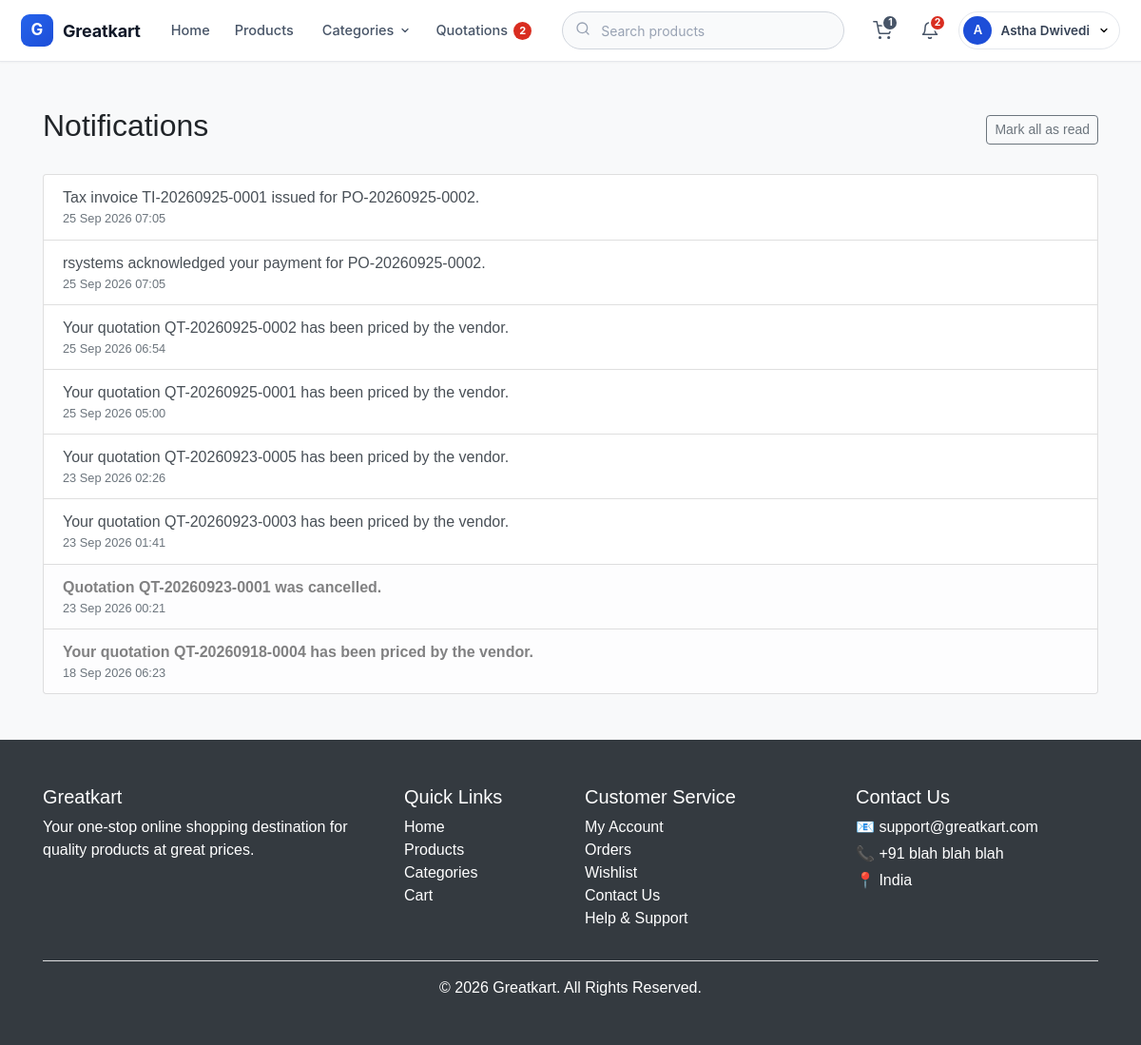
The app's page /notifications/ (signed in) with its own data.
### accounts/models.py (models this page shows, shortened)
class Account(AbstractUser):
    full_name = models.CharField(max_length=100)
    email = models.EmailField(unique=True)
    phone = models.CharField(max_length=15)
    is_verified = models.BooleanField(default=False)
    groups = models.ManyToManyField(
        'auth.Group',
        blank=True,
        related_name='account_set',
        related_query_name='account',
    )
    user_permissions = models.ManyToManyField(
        'auth.Permission',
        blank=True,
        related_name='account_set',
        related_query_name='account',
    )

### notifications/models.py (models this page shows, shortened)
class Notification(models.Model):
    recipient = models.ForeignKey(
        settings.AUTH_USER_MODEL,
        on_delete=models.CASCADE,
        related_name='notifications'
    )
    message = models.CharField(max_length=255)
    link = models.CharField(max_length=255, blank=True)
    is_read = models.BooleanField(default=False)
    created_at = models.DateTimeField(auto_now_add=True)
    class Meta:
        ordering = ['-created_at']

### notifications/views.py (the view)
# urls.py: path('', views.notification_list, name='notification_list'),
@login_required(login_url='login')
def notification_list(request):
    notifications = Notification.objects.filter(recipient=request.user)
    return render(
        request,
        'notifications/notification_list.html',
        {'notifications': notifications}
    )

### accounts/context_processors.py (called while the page is built, shortened)
def user_role(request):
    context = {
        'pending_activation': request.session.get('pending_activation'),
    }
    vendor = get_vendor(request)
    context.update({
        'is_vendor_account': vendor is not None,
        'vendor_profile': vendor,
        'quotes_url_name': 'quote_list_vendor' if vendor else 'quote_list_buyer',
        'account_home_url': 'vendor_details' if vendor else 'details',
        'dashboard_url_name': 'vendor_dashboard' if vendor else 'dashboard',
        'logout_url_name': 'vendor_logout' if vendor else 'logout',
        'is_email_verified': request.user.is_verified,
    })
    return context

### accounts/utils.py (called while the page is built)
def get_vendor(request):
    user = getattr(request, 'user', None)
    if user is None or not user.is_authenticated:
        return None
    if not hasattr(request, '_vendor_profile'):
        request._vendor_profile = VendorProfile.objects.filter(
            account=user
        ).first()
    return request._vendor_profile

### notifications/context_processors.py (called while the page is built)
def unread_notification_count(request):
    if not request.user.is_authenticated:
        return {}
    mine = Notification.objects.filter(recipient=request.user)
    unread = mine.filter(is_read=False)
    return {
        'unread_notification_count': unread.count(),
        'unread_quotation_count': unread.filter(
            link__startswith=QUOTATION_LINK_PREFIX
        ).count(),
        'recent_notifications': mine[:RECENT_LIMIT],
    }

### store/context_processors.py (called while the page is built)
def navigation(request):
    context = {
        'nav_categories': Category.objects.all().order_by('category_name')[:10],
        'cart_item_count': 0,
    }
    user = getattr(request, 'user', None)
    if user is not None and user.is_authenticated:
        context['cart_item_count'] = Cart.objects.filter(
            account=user
        ).count()
    return context

### templates/notifications/notification_list.html (shortened to what this page needs)
{% load static %}
<!DOCTYPE html>
<html lang="en">
<head>
    <link rel="stylesheet"
          href="https://cdn.jsdelivr.net/npm/bootstrap@4.0.0/dist/css/bootstrap.min.css">
    <link rel="stylesheet"
          href="{% static 'css/style.css' %}">
</head>
<body>
    {% include "extend-files/navbar.html" %}
    <div class="container mt-5 mb-5">
        <div class="d-flex justify-content-between align-items-center mb-4">
            <h2>Notifications</h2>
            {% if notifications %}
                <a href="{% url 'mark_all_notifications_read' %}" class="btn btn-sm btn-outline-secondary">
                    Mark all as read
                </a>
            {% endif %}
        </div>
        {% if notifications %}
            <div class="list-group">
                {% for notification in notifications %}
                    <a href="{% url 'notification_read' notification.id %}"
                       class="list-group-item list-group-item-action {% if not notification.is_read %}list-group-item-light font-weight-bold{% endif %}">
                        {{ notification.message }}
                        <small class="d-block text-muted font-weight-normal">
                            {{ notification.created_at|date:"d M Y H:i" }}
                        </small>
                    </a>
                {% endfor %}
            </div>
        {% else %}
            <p class="text-muted">You have no notifications yet.</p>
        {% endif %}
    </div>
    {% include "extend-files/footer.html" %}
</body>
</html>

### templates/extend-files/navbar.html (shortened to what this page needs)
<nav class="gk-nav">
    <div class="gk-nav__inner">
        <a class="gk-brand" href="{% url 'home' %}">
            <span class="gk-brand__mark">G</span>
            <span class="gk-brand__name">Greatkart</span>
        </a>
        {% if is_vendor_account %}
            <div class="gk-links">
                <a class="gk-link {% if request.resolver_match.url_name == 'vendor_dashboard' %}is-active{% endif %}"
                   href="{% url 'vendor_dashboard' %}">
                    Dashboard
                </a>
                <a class="gk-link {% if 'product' in request.resolver_match.url_name %}is-active{% endif %}"
                   href="{% url 'vendor_products' %}">
                    Products
                </a>
                <a class="gk-link {% if 'quote' in request.resolver_match.url_name %}is-active{% endif %}"
                   href="{% url 'quote_list_vendor' %}">
                    Quotation Requests
                    {% include 'extend-files/quote_badge.html' %}
                </a>
                <a class="gk-link {% if request.resolver_match.url_name == 'vendor_add_product' %}is-active{% endif %}"
                   href="{% url 'vendor_add_product' %}">
                    Add Product
                </a>
            </div>
        {% else %}
            <div class="gk-links">
                <a class="gk-link {% if request.resolver_match.url_name == 'home' %}is-active{% endif %}"
                   href="{% url 'home' %}">
                    Home
                </a>
                <a class="gk-link {% if request.resolver_match.url_name == 'products' %}is-active{% endif %}"
                   href="{% url 'products' %}">
                    Products
                </a>
                <div class="gk-account" data-gk-dropdown>
                    <button type="button"
                            class="gk-link {% if request.resolver_match.url_name == 'categories' %}is-active{% endif %}"
                            data-gk-toggle
                            aria-expanded="false">
                        Categories
                        <svg class="gk-link__caret" width="12" height="12" viewBox="0 0 24 24"
                             fill="none" stroke="currentColor" stroke-width="2.5"
                             stroke-linecap="round" stroke-linejoin="round">
                            <polyline points="6 9 12 15 18 9"></polyline>
                        </svg>
                    </button>
                </div>
                {% if user.is_authenticated %}
                    <a class="gk-link {% if 'quote' in request.resolver_match.url_name %}is-active{% endif %}"
                       href="{% url 'quote_list_buyer' %}">
                        Quotations
                        {% include 'extend-files/quote_badge.html' %}
                    </a>
                {% else %}
                    <a class="gk-link" href="{% url 'vendor_register' %}">
                        Sell on Greatkart
                    </a>
                {% endif %}
            </div>
        {% endif %}
        <form class="gk-search" method="GET" action="{% url 'search' %}" role="search">
            <span class="gk-search__icon">
            </span>
            <input type="search"
                   name="q"
                   value="{{ request.GET.q|default:'' }}"
                   aria-label="Search"
                   placeholder="{% if is_vendor_account %}Search my products{% else %}Search products{% endif %}">
        </form>
        <div class="gk-actions">
            {% if user.is_authenticated %}
                {% if not is_vendor_account %}
                    <a class="gk-icon-btn" href="{% url 'cart' %}" title="Cart" aria-label="Cart">
                        <svg width="20" height="20" viewBox="0 0 24 24" fill="none"
                             stroke="currentColor" stroke-width="1.8"
                             stroke-linecap="round" stroke-linejoin="round">
                            <circle cx="9" cy="21" r="1"></circle>
                            <circle cx="20" cy="21" r="1"></circle>
                            <path d="M1 1h4l2.68 13.39a2 2 0 0 0 2 1.61h9.72a2 2 0 0 0 2-1.61L23 6H6"></path>
                        </svg>
                        {% if cart_item_count %}
                            <span class="gk-badge gk-badge--muted">{{ cart_item_count }}</span>
                        {% endif %}
                    </a>
                {% endif %}
                <div class="gk-account gk-bell" data-gk-dropdown>
                    <button type="button"
                            class="gk-icon-btn"
                            data-gk-toggle
                            aria-expanded="false"
                            title="Notifications"
                            aria-label="Notifications{% if unread_notification_count %} ({{ unread_notification_count }} unread){% endif %}">
                        <svg width="20" height="20" viewBox="0 0 24 24" fill="none"
                             stroke="currentColor" stroke-width="1.8"
                             stroke-linecap="round" stroke-linejoin="round">
                            <path d="M18 8A6 6 0 0 0 6 8c0 7-3 9-3 9h18s-3-2-3-9"></path>
                            <path d="M13.73 21a2 2 0 0 1-3.46 0"></path>
                        </svg>
                        {% if unread_notification_count %}
                            <span class="gk-badge">{% if unread_notification_count > 99 %}99+{% else %}{{ unread_notification_count }}{% endif %}</span>
                        {% endif %}
                    </button>
                </div>
                <div class="gk-account" data-gk-dropdown>
                    <button type="button"
                            class="gk-account__btn"
                            data-gk-toggle
                            aria-expanded="false">
                        <span class="gk-avatar">
                            {% if is_vendor_account %}
                                {{ vendor_profile.business_name|slice:":1" }}
                            {% else %}
                                {{ user.full_name|default:user.username|slice:":1" }}
                            {% endif %}
                        </span>
                        <span class="gk-account__name">
                            {% if is_vendor_account %}
                                {{ vendor_profile.business_name }}
                            {% else %}
                                {{ user.full_name|default:user.username }}
                            {% endif %}
                        </span>
                        <svg class="gk-link__caret" width="12" height="12" viewBox="0 0 24 24"
                             fill="none" stroke="currentColor" stroke-width="2.5"
                             stroke-linecap="round" stroke-linejoin="round">
                            <polyline points="6 9 12 15 18 9"></polyline>
                        </svg>
                    </button>
                </div>
            {% else %}
                <a class="gk-btn gk-btn--ghost" href="{% url 'login' %}">Log in</a>
                <a class="gk-btn gk-btn--primary" href="{% url 'register' %}">Sign up</a>
            {% endif %}
        </div>
    </div>
</nav>

### static/css/style.css (style rules this page uses)
body { background-color: #f8f9fa; font-family: Arial, sans-serif; }
.btn { border-radius: 4px; }

### templates/extend-files/navbar.html (style rules this page uses)
.gk-nav { position: sticky; top: 0; z-index: 1030; background: #ffffff; border-bottom: 1px solid #e6e8ec; box-shadow: 0 1px 2px rgba(16, 24, 40, .04); font-family: -apple-system, BlinkMacSystemFont, "Segoe UI", Roboto, "Helvetica Neue", Arial, sans-serif; }
.gk-nav * { box-sizing: border-box; }
.gk-nav__inner { max-width: 1320px; margin: 0 auto; padding: 0 22px; height: 64px; display: flex; align-items: center; gap: 20px; }
.gk-brand { display: flex; align-items: center; gap: 10px; flex-shrink: 0; text-decoration: none; }
.gk-brand__mark { width: 34px; height: 34px; border-radius: 9px; background: linear-gradient(135deg, #2563eb, #1d4ed8); color: #fff; font-size: 17px; font-weight: 700; display: flex; align-items: center; justify-content: center; }
.gk-brand__name { font-size: 18px; font-weight: 700; color: #101828; letter-spacing: -.2px; }
.gk-links { display: flex; align-items: center; gap: 2px; }
.gk-link { display: inline-flex; align-items: center; gap: 6px; padding: 8px 12px; border-radius: 8px; color: #475467; font-size: 14.5px; font-weight: 500; white-space: nowrap; text-decoration: none; background: none; border: 0; cursor: pointer; }
.gk-link__caret { transition: transform .15s ease; }
.gk-search { position: relative; flex: 1 1 auto; max-width: 380px; margin-left: auto; }
.gk-search input { width: 100%; height: 40px; padding: 0 14px 0 40px; border: 1px solid #d0d5dd; border-radius: 999px; background: #f9fafb; font-size: 14px; color: #101828; outline: none; }
.gk-search input::placeholder { color: #98a2b3; }
.gk-search__icon { position: absolute; left: 14px; top: 50%; transform: translateY(-50%); color: #98a2b3; pointer-events: none; }
.gk-actions { display: flex; align-items: center; gap: 6px; flex-shrink: 0; }
.gk-icon-btn { position: relative; width: 40px; height: 40px; border-radius: 10px; display: inline-flex; align-items: center; justify-content: center; color: #475467; text-decoration: none; }
.gk-badge { position: absolute; top: 3px; right: 3px; min-width: 18px; height: 18px; padding: 0 4px; border-radius: 999px; background: #d92d20; border: 2px solid #fff; color: #fff; font-size: 10.5px; font-weight: 700; line-height: 1; display: flex; align-items: center; justify-content: center; }
.gk-badge--muted { background: #475467; }
button.gk-icon-btn { border: 0; background: none; cursor: pointer; padding: 0; }
.gk-bell { margin-left: 0; }
.gk-account { position: relative; margin-left: 4px; }
.gk-account__btn { display: flex; align-items: center; gap: 9px; padding: 4px 10px 4px 4px; border: 1px solid #e4e7ec; border-radius: 999px; background: #fff; cursor: pointer; }
.gk-avatar { width: 30px; height: 30px; border-radius: 50%; background: #1d4ed8; color: #fff; font-size: 13px; font-weight: 600; display: flex; align-items: center; justify-content: center; text-transform: uppercase; flex-shrink: 0; }
.gk-account__name { max-width: 130px; overflow: hidden; text-overflow: ellipsis; white-space: nowrap; font-size: 13.5px; font-weight: 600; color: #344054; }

### records on screen
Account: full_name "A", full_name "Astha Dwivedi"
Notification: message "Tax invoice TI-20260925-0001 issued for PO-20260925-0002.", created_at "25 Sep 2026 07:05"
Notification: message "rsystems acknowledged your payment for PO-20260925-0002.", created_at "25 Sep 2026 07:05"
Notification: message "Your quotation QT-20260925-0002 has been priced by the vendor.", created_at "25 Sep 2026 06:54"
Notification: message "Your quotation QT-20260925-0001 has been priced by the vendor.", created_at "25 Sep 2026 05:00"
Notification: message "Your quotation QT-20260923-0005 has been priced by the vendor.", created_at "23 Sep 2026 02:26"
Notification: message "Your quotation QT-20260923-0003 has been priced by the vendor.", created_at "23 Sep 2026 01:41"
Notification: message "Quotation QT-20260923-0001 was cancelled.", created_at "23 Sep 2026 00:21"
Notification: message "Your quotation QT-20260918-0004 has been priced by the vendor.", created_at "18 Sep 2026 06:23"

### other values on screen
{{ unread_quotation_count }} "2"
{{ cart_item_count }} "1"
{{ unread_notification_count }} "2"
